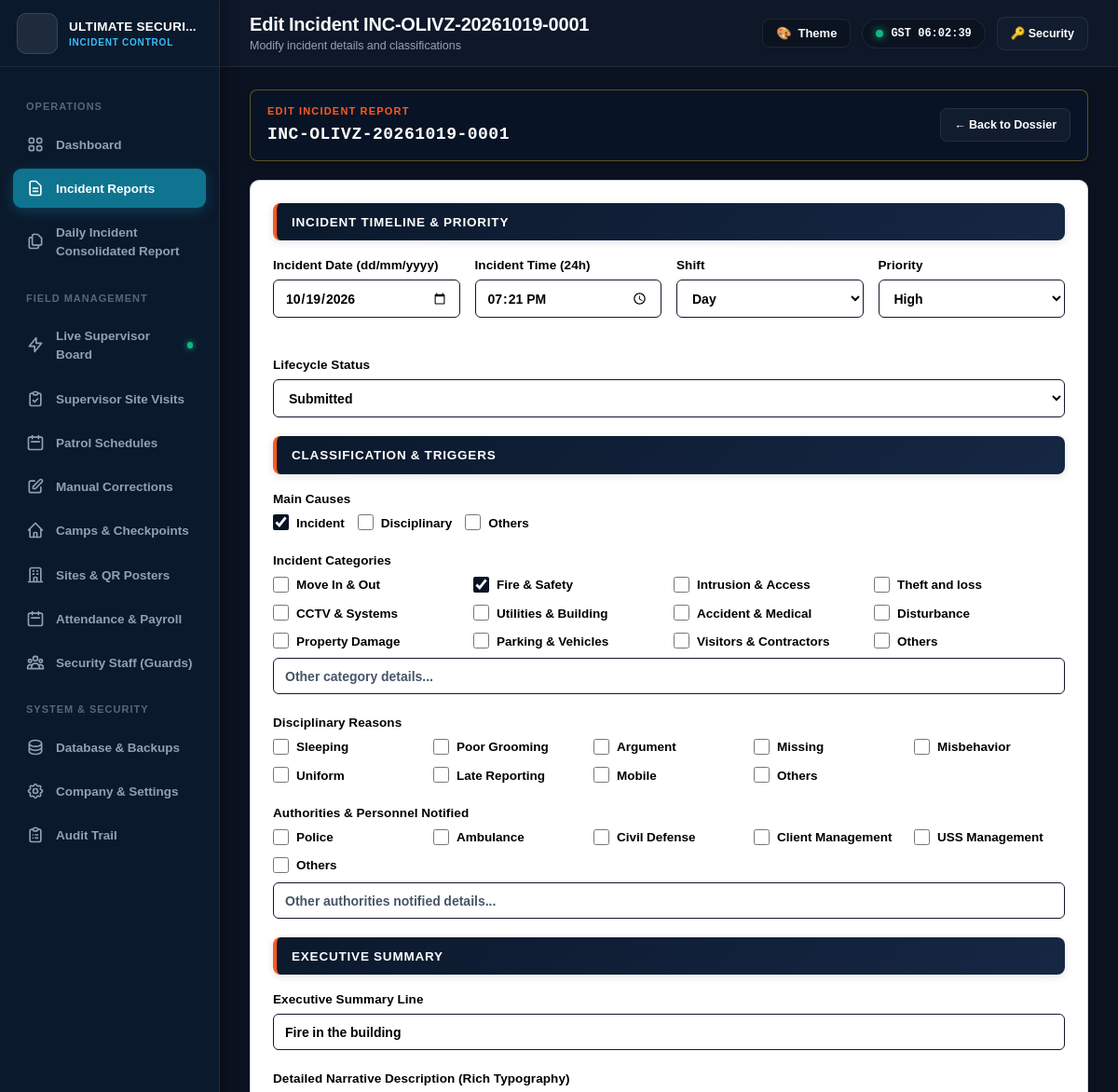
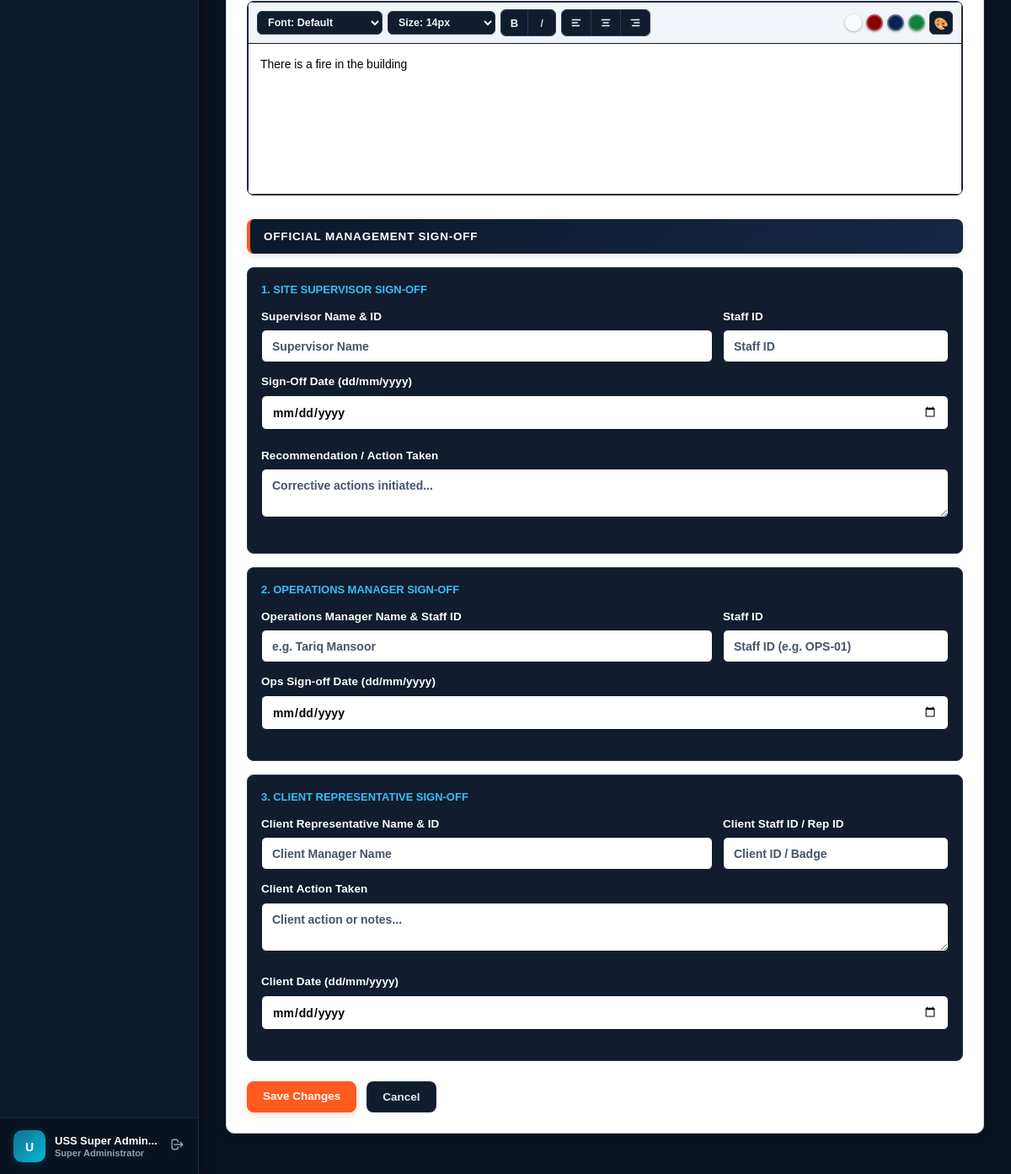
The app's page /hostinger_deployment/admin/incident_edit.php?id=1 (signed in) with its own data (2 pictures, top to bottom).
### tables this page shows
CREATE TABLE `system_settings` (
  `id` varchar(50) NOT NULL,
  `company_name` varchar(255) NOT NULL DEFAULT 'ULTIMATE SECURITY SERVICES',
  `tagline` varchar(255) NOT NULL DEFAULT 'Total Security Solutions',
  `address_line` text DEFAULT NULL,
  `phone` varchar(100) NOT NULL DEFAULT '+971 4 251 0050',
  `email` varchar(100) NOT NULL DEFAULT 'ops@ultimatesecurity.ae',
  `website` varchar(150) DEFAULT 'https://www.sprinzo.in',
  `logo_url` varchar(255) DEFAULT 'assets/images/logo.png',
  `timezone` varchar(100) NOT NULL DEFAULT 'Asia/Dubai',
  `shift_options` text DEFAULT NULL,
  `cause_options` text DEFAULT NULL,
  `disciplinary_options` text DEFAULT NULL,
  `incident_options` text DEFAULT NULL,
  `notified_options` text DEFAULT NULL,
  `updated_at` datetime NOT NULL DEFAULT current_timestamp() ON UPDATE current_timestamp(),
  `supervisor_remarks_min_length` int(11) NOT NULL DEFAULT 20,
  `supervisor_session_hours` int(11) NOT NULL DEFAULT 16,
  `supervisor_location_check_enabled` tinyint(1) NOT NULL DEFAULT 0,
  `supervisor_alert_email_recipients` text DEFAULT NULL,
  `supervisor_visit_form_schema` longtext DEFAULT NULL,
  PRIMARY KEY (`id`)
);

CREATE TABLE `incidents` (
  `id` int(10) unsigned NOT NULL AUTO_INCREMENT,
  `ref_number` varchar(100) NOT NULL,
  `idempotency_key` varchar(100) DEFAULT NULL,
  `site_id` int(10) unsigned NOT NULL,
  `site_name` varchar(200) NOT NULL,
  `site_code` varchar(50) NOT NULL,
  `guard_id` int(10) unsigned DEFAULT NULL,
  `reported_by_name` varchar(150) NOT NULL,
  `reported_by_designation` varchar(100) NOT NULL,
  `incident_date` date NOT NULL,
  `incident_time` varchar(10) NOT NULL,
  `shift` varchar(50) NOT NULL DEFAULT 'Day',
  `priority` enum('Critical','High','Medium','Low') NOT NULL DEFAULT 'Medium',
  `cause_main` text DEFAULT NULL,
  `disciplinary_reasons` text DEFAULT NULL,
  `disciplinary_other_text` text DEFAULT NULL,
  `incident_types` text DEFAULT NULL,
  `incident_other_text` text DEFAULT NULL,
  `summary_line` varchar(255) NOT NULL,
  `description` longtext NOT NULL,
  `who_notified` text DEFAULT NULL,
  `notified_other_text` text DEFAULT NULL,
  `status` enum('Submitted','Under Review','Follow-up Required','Resolved','Submitted to Client') NOT NULL DEFAULT 'Submitted',
  `site_supervisor_name` varchar(150) DEFAULT NULL,
  `site_supervisor_id` varchar(100) DEFAULT NULL,
  `site_supervisor_signature` text DEFAULT NULL,
  `site_supervisor_date` date DEFAULT NULL,
  `recommendation_action_taken` text DEFAULT NULL,
  `operations_manager_name` varchar(150) DEFAULT NULL,
  `operations_manager_id` varchar(100) DEFAULT NULL,
  `operations_manager_signature` text DEFAULT NULL,
  `operations_manager_date` date DEFAULT NULL,
  `client_manager_action_taken` text DEFAULT NULL,
  `client_manager_name` varchar(150) DEFAULT NULL,
  `client_manager_id` varchar(100) DEFAULT NULL,
  `client_manager_signature` text DEFAULT NULL,
  `client_manager_date` date DEFAULT NULL,
  `submitted_to_client_at` datetime DEFAULT NULL,
  `deleted_at` datetime DEFAULT NULL,
  `created_at` datetime NOT NULL DEFAULT current_timestamp(),
  `updated_at` datetime NOT NULL DEFAULT current_timestamp() ON UPDATE current_timestamp(),
  PRIMARY KEY (`id`),
  UNIQUE KEY `ref_number` (`ref_number`),
  KEY `idx_incidents_site` (`site_id`),
  KEY `idx_incidents_date` (`incident_date`),
  KEY `idx_incidents_status` (`status`),
  KEY `idx_incidents_priority` (`priority`),
  KEY `idx_incidents_deleted` (`deleted_at`),
  KEY `idx_incidents_ref` (`ref_number`),
  KEY `idx_incidents_active_created` (`deleted_at`,`created_at`,`id`),
  KEY `idx_incidents_guard_perf` (`guard_id`,`deleted_at`,`created_at`),
  KEY `idx_incidents_site_perf` (`site_id`,`deleted_at`,`incident_date`)
);

### hostinger_deployment/admin/incident_edit.php (the view, shortened to what the rows shown need)
<?php
require_once __DIR__ . '/../includes/functions.php';
$id = (int)($_GET['id'] ?? 0);
$db = get_db();
$settings = get_system_settings();
$stmt = $db->prepare("
    SELECT i.*, s.client_name, s.client_contact
    FROM incidents i
    LEFT JOIN sites s ON s.id = i.site_id
    WHERE i.id = ?
    LIMIT 1
");
$stmt->execute([$id]);
$incident = $stmt->fetch();
$causes = json_decode($incident['cause_main'] ?: '[]', true) ?: [];
$discReasons = json_decode($incident['disciplinary_reasons'] ?: '[]', true) ?: [];
$incTypes = json_decode($incident['incident_types'] ?: '[]', true) ?: [];
$notified = json_decode($incident['who_notified'] ?: '[]', true) ?: [];
$pageTitle = "Edit Incident " . htmlspecialchars($incident['ref_number']);
$pageSubtitle = "Modify incident details and classifications";
require_once __DIR__ . '/../includes/header.php';
?>
<div style="max-width: 900px; margin: 0 auto;">
    <div style="background: #081426 !important; color: var(--brand-primary); padding: 14px 18px; border-radius: 8px; margin-bottom: 20px; display: flex; flex-wrap: wrap; align-items: center; justify-content: space-between; gap: 12px; border: 1px solid rgba(251, 191, 36, 0.35); box-shadow: 0 4px 12px rgba(0,0,0,0.18);">
        <div>
            <div style="font-size: 11px; text-transform: uppercase; letter-spacing: 1.2px; font-weight: 800; color: var(--brand-primary);">Edit Incident Report</div>
            <h2 style="font-family: 'JetBrains Mono', monospace; font-size: 20px; font-weight: 800; color: #ffffff !important; margin: 3px 0 0 0; letter-spacing: 0.5px;">
                <?= htmlspecialchars($incident['ref_number']) ?>
            </h2>
        </div>
    </div>
    <div class="card incident-edit-card">
        <form method="POST" action="">
            <div style="display: grid; grid-template-columns: repeat(auto-fit, minmax(200px, 1fr)); gap: 16px; margin-bottom: 20px;">
                <div class="form-group">
                    <label class="form-label">Incident Date (dd/mm/yyyy)</label>
                    <input type="date" name="incident_date" class="form-control" value="<?= htmlspecialchars($incident['incident_date']) ?>" required>
                </div>
                <div class="form-group">
                    <label class="form-label">Incident Time (24h)</label>
                    <input type="time" name="incident_time" class="form-control" value="<?= htmlspecialchars($incident['incident_time']) ?>" required>
                </div>
                <div class="form-group">
                    <label class="form-label">Shift</label>
                    <select name="shift" class="form-control">
                        <?php foreach ($settings['shift_options'] as $sh): ?>
                            <option value="<?= htmlspecialchars($sh) ?>" <?= $incident['shift'] === $sh ? 'selected' : '' ?>><?= htmlspecialchars($sh) ?></option>
                        <?php endforeach; ?>
                    </select>
                </div>
                <div class="form-group">
                    <label class="form-label">Priority</label>
                    <select name="priority" class="form-control">
                        <option value="High" <?= $incident['priority'] === 'High' ? 'selected' : '' ?>>High</option>
                    </select>
                </div>
            </div>
            <div class="form-group">
                <label class="form-label">Lifecycle Status</label>
                <select name="status" class="form-control">
                    <option value="Submitted" <?= $incident['status'] === 'Submitted' ? 'selected' : '' ?>>Submitted</option>
                </select>
            </div>
            <div class="form-group">
                <div style="display: flex; gap: 14px; flex-wrap: wrap;">
                    <?php foreach ($settings['cause_options'] as $opt): ?>
                        <label class="feature-option-label">
                            <input type="checkbox" name="cause_main[]" value="<?= htmlspecialchars($opt) ?>" <?= in_array($opt, $causes) ? 'checked' : '' ?>>
                            <?= htmlspecialchars($opt) ?>
                        </label>
                    <?php endforeach; ?>
                </div>
            </div>
            <div class="form-group">
                <div style="display: grid; grid-template-columns: repeat(auto-fit, minmax(180px, 1fr)); gap: 10px;">
                    <?php foreach ($settings['incident_options'] as $opt): ?>
                        <label class="feature-option-label">
                            <input type="checkbox" name="incident_types[]" value="<?= htmlspecialchars($opt) ?>" <?= in_array($opt, $incTypes) ? 'checked' : '' ?>>
                            <?= htmlspecialchars($opt) ?>
                        </label>
                    <?php endforeach; ?>
                </div>
            </div>
            <div class="form-group">
                <div style="display: grid; grid-template-columns: repeat(auto-fit, minmax(160px, 1fr)); gap: 10px;">
                    <?php foreach ($settings['disciplinary_options'] as $opt): ?>
                        <label class="feature-option-label">
                            <input type="checkbox" name="disciplinary_reasons[]" value="<?= htmlspecialchars($opt) ?>" <?= in_array($opt, $discReasons) ? 'checked' : '' ?>>
                            <?= htmlspecialchars($opt) ?>
                        </label>
                    <?php endforeach; ?>
                </div>
            </div>
            <div class="form-group">
                <div style="display: grid; grid-template-columns: repeat(auto-fit, minmax(160px, 1fr)); gap: 10px;">
                    <?php foreach ($settings['notified_options'] as $opt): ?>
                        <label class="feature-option-label">
                            <input type="checkbox" name="who_notified[]" value="<?= htmlspecialchars($opt) ?>" <?= in_array($opt, $notified) ? 'checked' : '' ?>>
                            <?= htmlspecialchars($opt) ?>
                        </label>
                    <?php endforeach; ?>
                </div>
            </div>
            <div class="form-group">
                <label class="form-label">Executive Summary Line</label>
                <input type="text" name="summary_line" class="form-control" value="<?= htmlspecialchars($incident['summary_line']) ?>" required>
            </div>
            <div class="form-group">
                <div class="rich-text-wrapper">
                    <div class="rich-toolbar">
                        <select class="rt-select" onchange="applyRichFont(this.value)" title="Change Font">
                        </select>
                        <select class="rt-select" onchange="applyRichFontSize(this.value)" title="Change Font Size">
                        </select>
                        <div class="rt-btn-group">
                        </div>
                        <div class="rt-btn-group">
                        </div>
                        <div class="rt-colors">
                        </div>
                    </div>
                    <div id="richDescriptionEditor" class="rich-editor-box" contenteditable="true" oninput="syncAdminRichEditor()" onblur="syncAdminRichEditor()"><?= render_rich_description($incident['description']) ?></div>
                </div>
            </div>
        </form>
    </div>
</div>
<?php require_once __DIR__ . '/../includes/footer.php'; ?>

### hostinger_deployment/includes/header.php (shortened to what the rows shown need)
<?php
require_once __DIR__ . '/functions.php';
$settings = get_system_settings();
?>
<!DOCTYPE html>
<html lang="en" data-theme="dark">
<head>
    <link rel="stylesheet" href="<?= APP_URL ?>/assets/css/design-tokens.css?v=<?= file_exists(__DIR__ . '/../assets/css/design-tokens.css') ? filemtime(__DIR__ . '/../assets/css/design-tokens.css') : time() ?>">
    <link rel="stylesheet" href="../assets/css/style.css?v=<?= file_exists(__DIR__ . '/../assets/css/style.css') ? filemtime(__DIR__ . '/../assets/css/style.css') : time() ?>">
    <link rel="stylesheet" href="<?= APP_URL ?>/assets/css/style.css?v=<?= file_exists(__DIR__ . '/../assets/css/style.css') ? filemtime(__DIR__ . '/../assets/css/style.css') : time() ?>">
</head>
<body>
<div class="app-container">
    <aside class="app-sidebar" id="appSidebar">
        <a href="<?= APP_URL ?>/admin/dashboard.php" class="sidebar-brand" style="text-decoration: none;">
            <div class="brand-title">
                <span class="brand-company" title="<?= htmlspecialchars($settings['company_name']) ?>"><?= htmlspecialchars($settings['company_name']) ?></span>
                <span class="brand-sub">Incident Control</span>
            </div>
        </a>
    </aside>
    <main class="app-main">
        <header class="app-header">
            <div style="display: flex; align-items: center; gap: 16px;">
                <div class="header-title-box">
                    <h1><?= isset($pageTitle) ? htmlspecialchars($pageTitle) : 'Operations Dashboard' ?></h1>
                    <p><?= isset($pageSubtitle) ? htmlspecialchars($pageSubtitle) : 'Real-time Security Patrol Incident Monitoring' ?></p>
                </div>
            </div>
        </header>
        <div class="app-content">

### records on screen
system_settings: company_name "ULTIMATE SECURI…"
incidents: ref_number "Edit Incident INC-OLIVZ-20261019-0001", ref_number "INC-OLIVZ-20261019-0001", incident_date "10/19/2026", incident_time "19:21", shift "Day", priority "High", status "Submitted", cause_main "☑", incident_types "☑", summary_line "Fire in the building", description "There is a fire in the building"

### other values on screen
substr($adminName, 0, 1) "U"
$adminName "USS Super Admin…"
$pageSubtitle "Modify incident details and classifications"
$opt "Incident"
$opt "Disciplinary"
$opt "Others"
$opt "Move In & Out"
$opt "Fire & Safety"
$opt "Intrusion & Access"
$opt "Theft and loss"
$opt "CCTV & Systems"
$opt "Utilities & Building"
$opt "Accident & Medical"
$opt "Disturbance"
$opt "Property Damage"
